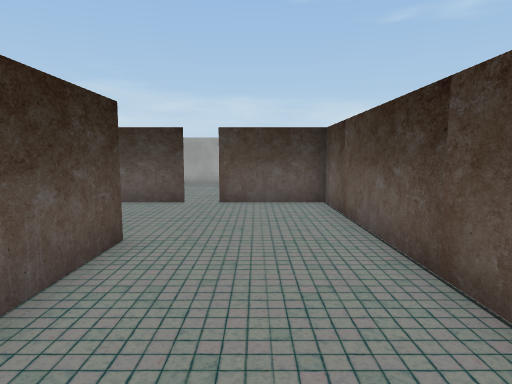
[1] (above)

21 first-person views from a walk through a 3-D level made in the Unity game engine. The camera is 1.4 m above the floor, tilts 6° down and sees 75° across. The floor is counted in squares, 1 m on a side. Each view is taken from the middle of a square. On the plan, view 1 faces up. The plan holds only what a view shows up to about 15 squares ahead; the rest is blank. The player is left out. Some surface patterns are stand-ins.

[2]
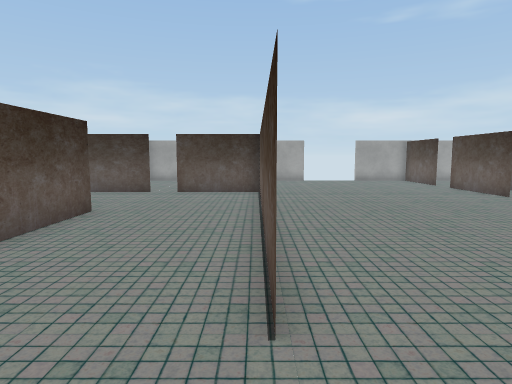

[3]
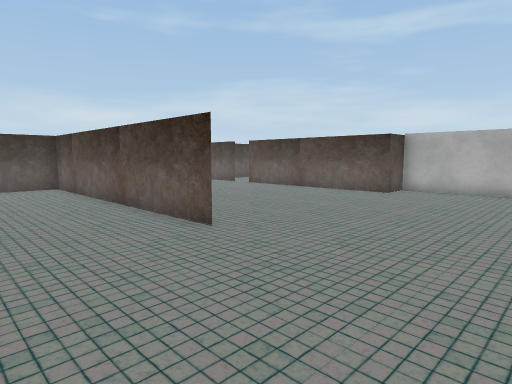

[4]
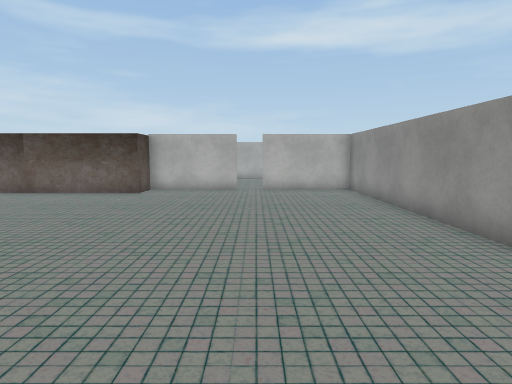

[5]
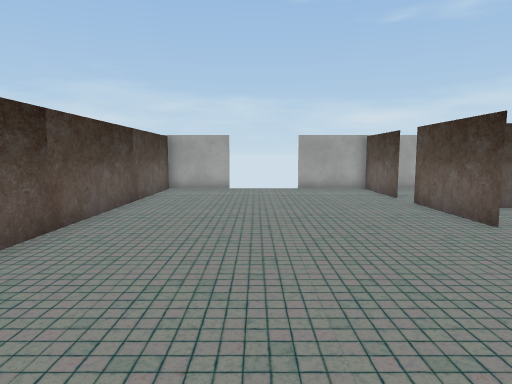

[6]
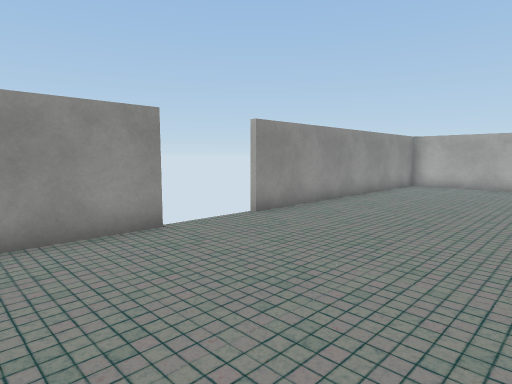

[7]
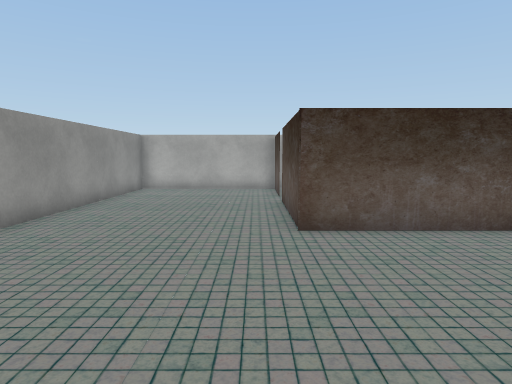

[8]
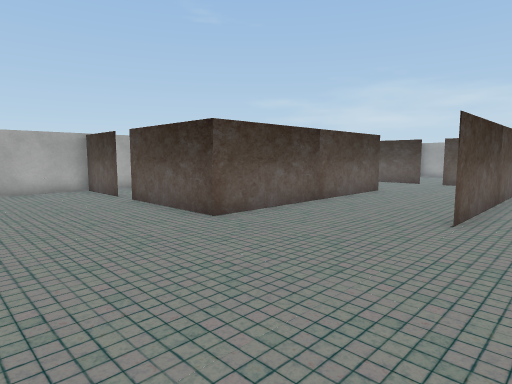

[9]
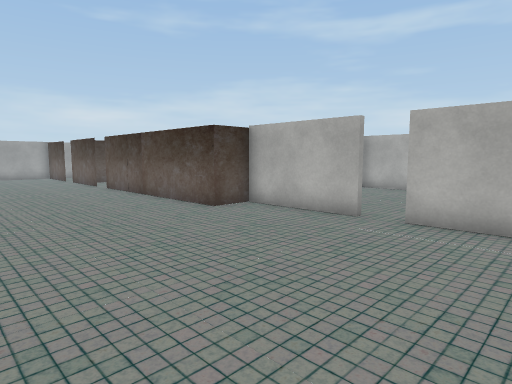

[10]
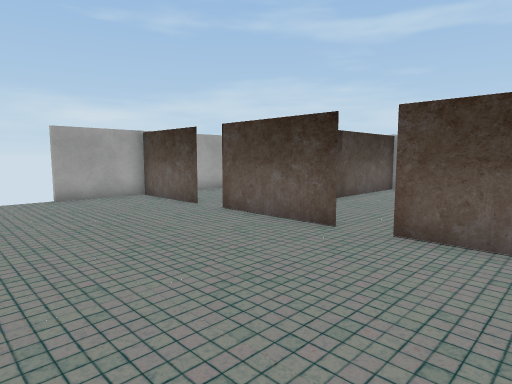

[11]
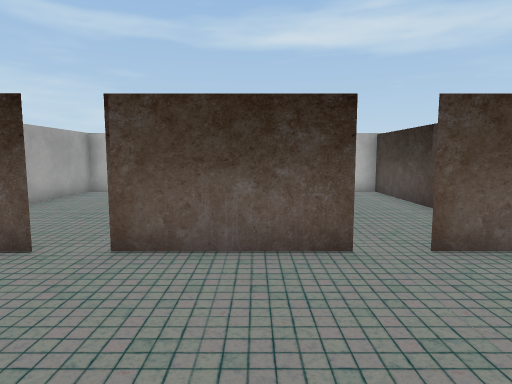

[12]
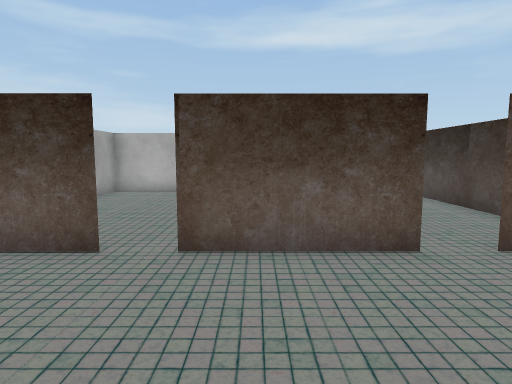

[13]
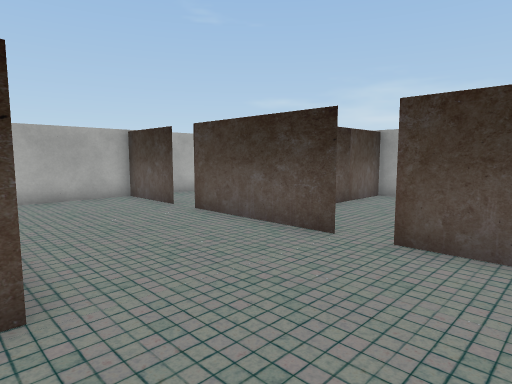

[14]
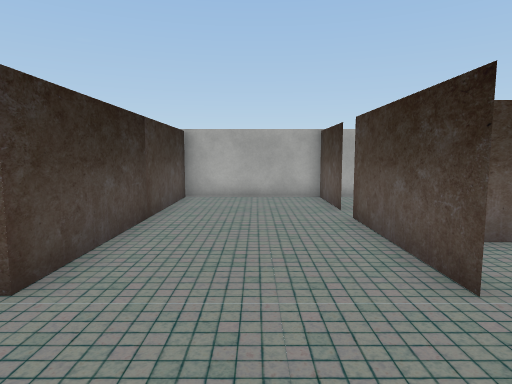

[15]
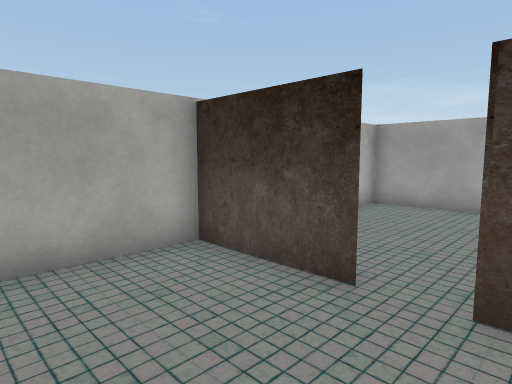

[16]
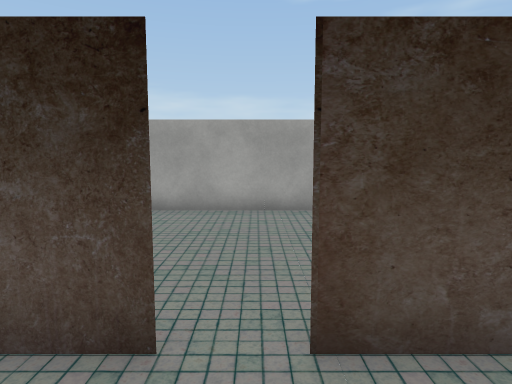

[17]
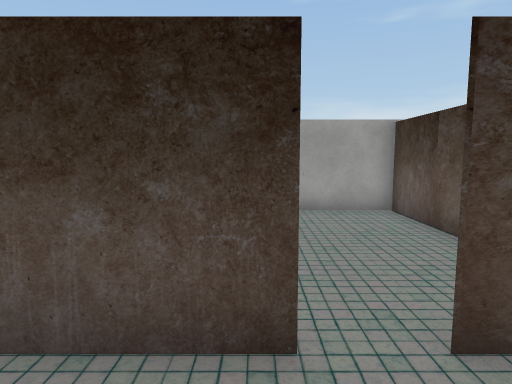

[18]
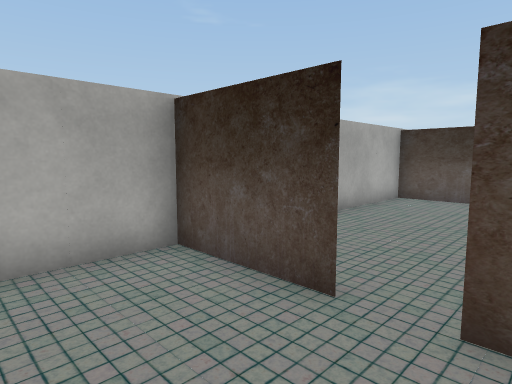

[19]
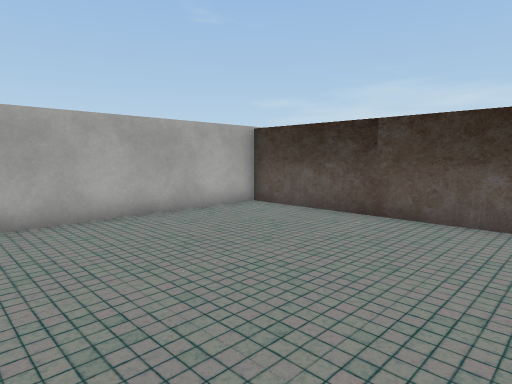

[20]
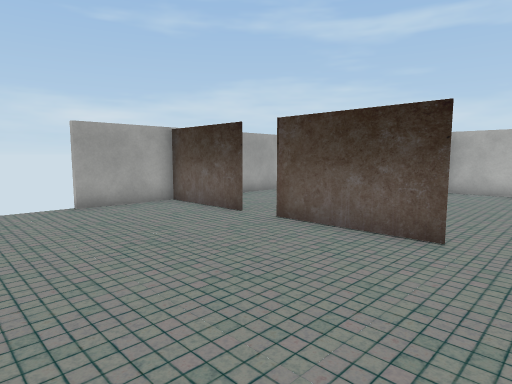

[21]
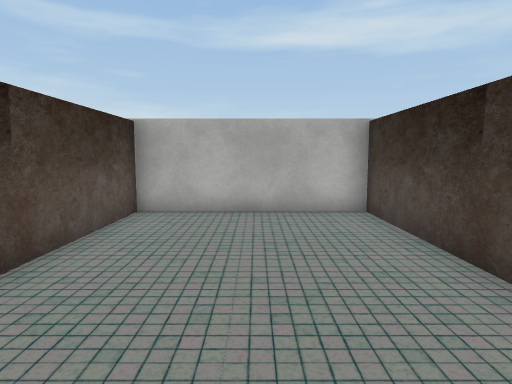

### Floor plan
Points are (right, up) in squares from view 1. A wall is a line through its corners. A room is listed if a view was taken in it or the views show most of it. See-through windows are left out.
Room 1 (views 1, 2, 3, 4, 5, 6, 7, 8, 9, 10, 11, 12, 13, 14, 15, 16, 17, 18, 20)
walls: (-2.1, 10.2) (-6.6, 10.2); (10.8, 8.5) (10.8, 12.2); (2.6, -9) (12.2, -9) (12.2, -5.2); (12.2, -4.2) (12.2, -0.5) (10.8, -0.5) (10.8, 7.5); (-7.6, -3.2) (-10.6, -3.2); (-7.6, 10.2) (-10.6, 10.2); (10.8, 13.2) (10.8, 16.8); (-10.6, 5.5) (-2.2, 5.5) (-2.2, -3.2) (-6.6, -3.2); (-10.6, -3) (-10.6, -9) (0, -9); (4.9, 16.7) (2.2, 16.7) (2.2, -0.6) (2.2, 10.2) (-1.2, 10.2); (-10.6, 10) (-10.6, 6); (11.1, 16.7) (7.9, 16.7)
ways out: opening at (-7, -3) to room 2; opening at (11, 8) to room 3; opening at (-7, 10) to room 4; opening at (11, 13) to room 5; gap at (11, 12) to room 5; gap at (0, -9); gap at (5, 17); gap at (8, 17)
Room 2 (view 19)
walls: (-3.9, 5.5) (-10.6, 5.5); (-10.6, 6) (-10.6, -3)
ways out: opening at (-7, -3) to room 1
Room 3 (view 21)
walls: (13.8, 5.2) (19.5, 5.2) (19.5, 11) (14.8, 11)
ways out: opening at (11, 8) to room 1
Room 4 (no view inside)
walls: (-10.6, 13) (-10.6, 10); (-4.4, 13.8) (-4.4, 16.8); (-3.6, 16.7) (-10.6, 16.7) (-10.6, 15.8)
ways out: opening at (-7, 10) to room 1
Room 5 (no view inside)
walls: (19.5, 14.1) (19.5, 16.7) (11.1, 16.7)
ways out: opening at (11, 13) to room 1; gap at (11, 12) to room 1

Positions as (right, up) in squares from view 1, and headings:
1: (0, 0), facing up
2: (2, -3), facing up
3: (-2, -6), facing up-right
4: (-2, -5), facing right
5: (6, 2), facing up
6: (6, -3), facing down-left
7: (4, -4), facing left
8: (4, -8), facing up-left
9: (5, -8), facing up-right
10: (5, 5), facing up-right
11: (6, 10), facing right
12: (6, 11), facing right
13: (1, 5), facing up-left
14: (1, 8), facing left
15: (-6, 7), facing up-left
16: (-7, 8), facing up
17: (-8, 8), facing up
18: (-6, -6), facing up-left
19: (-3, -2), facing up-left
20: (5, 7), facing up-right
21: (11, 8), facing right
